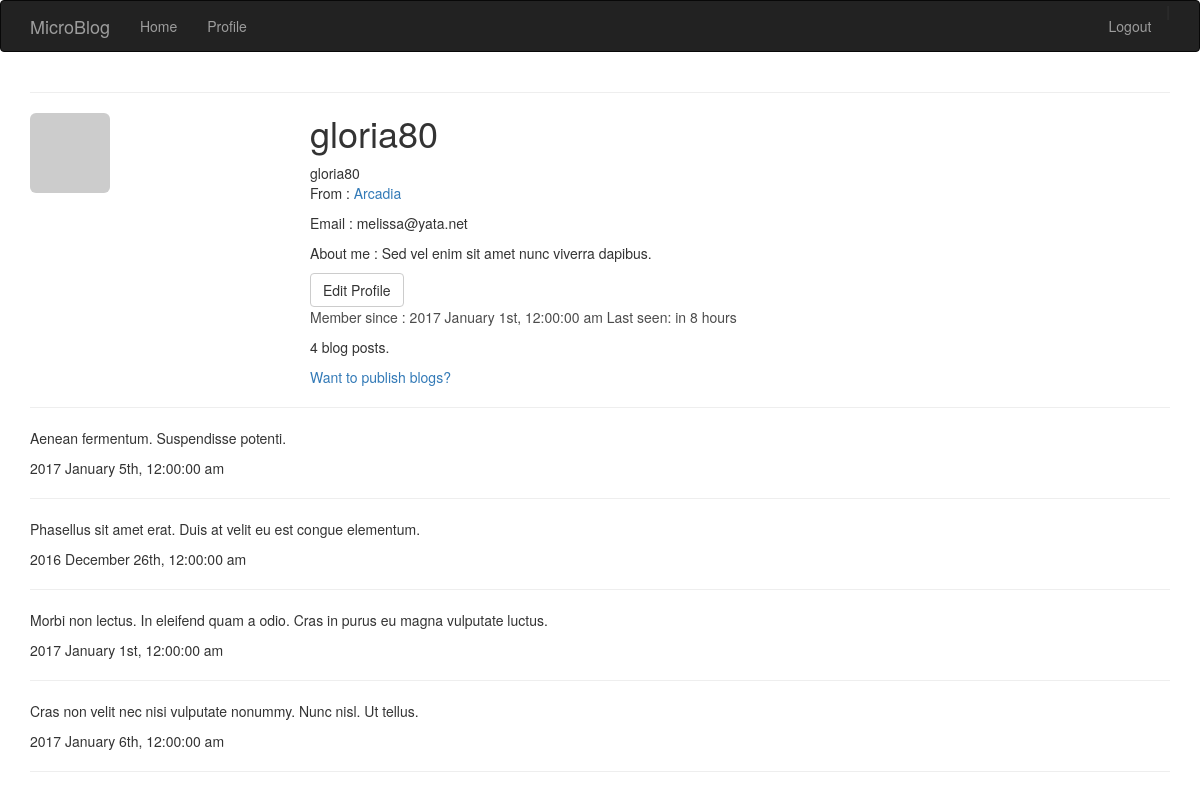
The app's page /user/45 (signed in) with its own data.
### app/models.py (models this page shows, shortened)
class User(db.Model):
    id = db.Column(db.Integer, primary_key = True)
    name = db.Column(db.String(64), index = True, unique = True)
    email = db.Column(db.String(120), index = True, unique = True)
    role_id = db.Column(db.Integer, db.ForeignKey('role.id'))
    password_hash = db.Column(db.String(128))
    posts = db.relationship('Post', backref = 'author', lazy = 'dynamic')
    location = db.Column(db.String(64))
    about_me = db.Column(db.String(140))
    member_since = db.Column(db.DateTime(), default=datetime.now)
    last_seen = db.Column(db.DateTime(), default=datetime.now)
    avatar_hash = db.Column(db.String(32))
    def gravatar(self, size=100, default='identicon', rating='g'):
        if request.is_secure:
            url = 'https://secure.gravatar.com/avatar'
        else:
            url = 'http://www.gravatar.com/avatar'
        hash = self.avatar_hash or hashlib.md5(
            self.email.encode('utf-8')).hexdigest()
        return '{url}/{hash}?s={size}&d={default}&r={rating}'.format(
            url=url, hash=hash, size=size, default=default, rating=rating)
    @property
    def password(self):
        raise AttributeError('password is not a readable attribute')

class Post(db.Model):
    id = db.Column(db.Integer, primary_key = True)
    body = db.Column(db.String(140))
    timestamp = db.Column(db.DateTime)
    user_id = db.Column(db.Integer, db.ForeignKey('user.id'))

### app/views.py (the view)
@app.route('/user/<int:user_id>',defaults = {'page':1}, methods = ['GET', 'POST'])
@app.route('/user/<int:user_id>/page/<int:page>', methods = ['GET', 'POST'])
@login_required
def users(user_id, page):
    user = User.query.filter(User.id == user_id).first()
    if user is None:
        flash('The user is not exist!')
        return render_template('404.html')
    if user_id != current_user.id:
        flash('Sorry, you can only view your profile!', 'error')
        return redirect(url_for('index'))
    pagination = Post.query.filter_by(
        user_id = current_user.id
        ).order_by(
        db.desc(Post.timestamp)
        ).paginate(page, PER_PAGE, False)
    blogs = user.posts.all()
    return render_template(
        'user.html',
        user = user,
        blogs = blogs)

### app/views.py (called while the page is built)
@lm.user_loader
def load_user(user_id):
    return User.query.get(int(user_id))

### app/templates/user.html (shortened to what this page needs)
{% extends "base.html" %}
{% block page_content %}
<div calss="page-header">
<img class="img-rounded profile-thumbnail" src="{{ user.gravatar(size=256) }}">
<div class="profile-header">
<h1>{{ user.name }}</h1>
{% if user.name or user.location %}
        <p>
            {% if user.name %}{{ user.name }}<br>{% endif %}
            {% if user.location %}
                From : <a href="https://maps.google.com/?q={{ user.location }}">{{ user.location }}</a><br>
            {% endif %}
        </p>
{% endif %}
<p>Email : {{ user.email }}</p>
<p>About me : {{ user.about_me }}</p>
{% if user == current_user %}
<a class="btn btn-default" href="{{ url_for('edit_profile',user_id = current_user.id) }}">
    Edit Profile
</a>
{% endif %}
<p style="color:#4c4c4c;">
Member since : {{ moment(user.member_since).format('YYYY MMMM Do, h:mm:ss a') }}
    Last seen: {{ moment(user.last_seen).fromNow() }}
</p>
<p>{{ user.posts.count() }} blog posts. </p>
<a href="{{ url_for('publish', user_id=user.id) }}">Want to publish blogs?</a>
</div>
<hr />
{% if blogs | length %}
    {% for blog in blogs %}
    <p>{{ blog.body }}</p>
    <p>{{ moment(blog.timestamp).format('YYYY MMMM Do, h:mm:ss a') }}</p>
    <hr />
    {% endfor %}
{% else %}
    <p style="color:blue;">the guy is so lazy.....</p>
{% endif %}
</div>
{% endblock %}

### app/templates/base.html (shortened to what this page needs)
{% extends "bootstrap/base.html" %}
{% block head %}
{{ super() }}
<link rel="stylesheet" type="text/css" href="{{ url_for('static', filename='styles.css') }}">
{% endblock %}
{% block navbar %}
<div class="navbar navbar-inverse" role="navigation">
    <div class="container">
        <div class="navbar-header">
            <a class="navbar-brand" href="/">
                MicroBlog
            </a>
        </div>
        <div class="navbar-collapse collapse">
            <ul class="nav navbar-nav">
                <li>
                    <a href="{{ url_for('index') }}">
                        Home
                    </a>
                </li>
                {% if current_user.is_authenticated %}
                <li>
                    <a href="{{ url_for('users', user_id=current_user.id) }}">
                        Profile
                    </a>
                </li>
                {% endif %}
            </ul>
            <ul class="nav navbar-nav navbar-right">
                {% if not current_user.is_authenticated %}
                |
                <li>
                    <a href="{{ url_for('login') }}">
                        Log in
                    </a>
                </li>
                or
                <li>
                    <a href="{{ url_for('sign_up') }}">
                        Sign up
                    </a>
                </li>
                {% else %}
                <li>
                    <a href="{{ url_for('logout') }}">
                        Logout
                    </a>
                </li>
                {% endif %}
            </ul>
        </div>
    </div>
</div>
{% endblock %}
{% block content %}
<div class="container">
{% block message %}
    <hr />
{% endblock %}
{% block page_content %}{% endblock %}
</div>
{% endblock %}

### app/static/styles.css (style rules this page uses)
.profile-thumbnail { position: absolute; }
.profile-header { min-height: 260px; margin-left: 280px; }

### records on screen
User: name "gloria80", location "Arcadia", email "melissa@yata.net", about_me "Sed vel enim sit amet nunc viverra dapibus.", member_since "2017 January 1st, 12:00:00 am", last_seen "in 8 hours"
Post: body "Aenean fermentum. Suspendisse potenti.", timestamp "2017 January 5th, 12:00:00 am"
Post: body "Phasellus sit amet erat. Duis at velit eu est congue elementum.", timestamp "2016 December 26th, 12:00:00 am"
Post: body "Morbi non lectus. In eleifend quam a odio. Cras in purus eu magna vulputate luctus.", timestamp "2017 January 1st, 12:00:00 am"
Post: body "Cras non velit nec nisi vulputate nonummy. Nunc nisl. Ut tellus.", timestamp "2017 January 6th, 12:00:00 am"

### other values on screen
{{ user.posts.count() }} "4"
